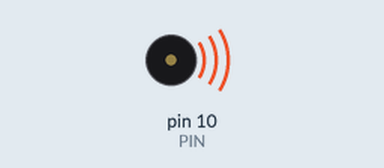
The sketch below on a simulated Arduino Uno, built with avr-gcc and run on an emulated ATmega328P. Shown: buzzer (waves = sounding).

Above: at 0.1 s.
At 2.5 s:
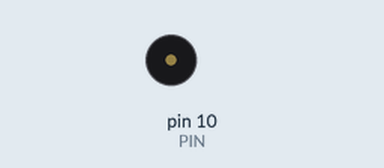
Timing chart, 0 to 4.0 s (numbered marks = the images above):
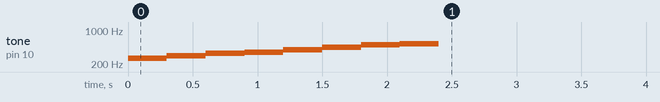

The sketch:

Synthesizing.ino
```cpp
#define PIN 10
#define C4 262
#define D4 294
#define E4 330
#define F4 349
#define G4 392
#define A4 440
#define B4 494
#define C5 523

void playNote(int note, int timeMS) {
    tone(PIN,note,timeMS);
    delay(timeMS);
}

void setup() {

    pinMode(PIN, OUTPUT);

    playNote(C4, 300);
    playNote(D4, 300);
    playNote(E4, 300);
    playNote(F4, 300);
    playNote(G4, 300);
    playNote(A4, 300);
    playNote(B4, 300);
    playNote(C5, 300);
}

void loop() {
}
```
